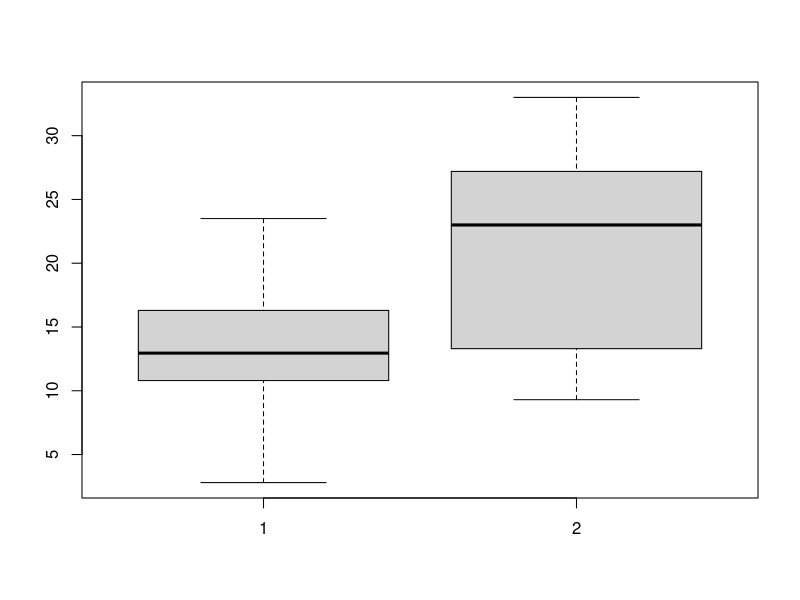
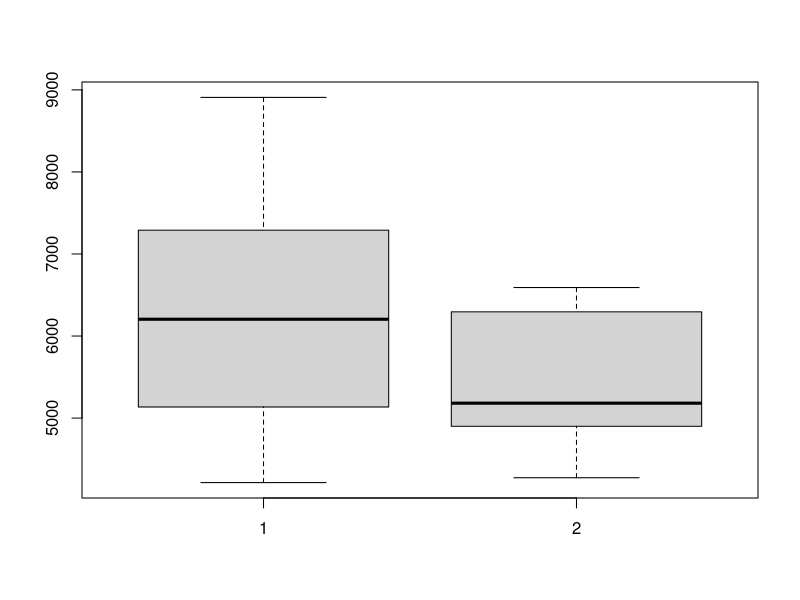

Recreate these plots in R, in order.
###Exercicio 1
#Um ALUNO DE PIBIC DA UnB TEM QUE VERIFICAR SE SUA POPULACAO DE AVES 
#PERTENCE A UMA POPULACAO CUJA MEDIA DE TAMANHO DAS ASAS   E 2.2


dados <- c(1.6,3.4,2.3,4.1,4.2,6.6,1.7,4.3)
shapiro.test(dados)
t.test(dados, mu=2.2)
#consideramos que pertencem a diferentes populações porque o valor de p é maior que 0,5 apesar de apresentar uma valor muito próximo 
###Exercicio 2
#Em um estudo, as seguintes aves de dois locais tiveram suas asas medidas  para verificar se sao da
#mesma populacao
local1=c(16.3,21.2,15.0,10.8,13.9,23.5, 11.0,6.4,2.8,12.0)
local2=c(13.3,21.6,27.2,21.7,26.7,33.0,10.9,29.6,9.3,24.3)
#Veja se hß uma diferenþa significativa entre as populacoes dos dois locais usando  a analiise correta
#lembrando de  verificar os pre requisitos necessarios para tal analise
  shapiro.test(local1)
  shapiro.test(local2)
  #Como o valor de p é maior que 0,05 aceitamos a hipotese que as distrbuições são normais
var.test(local1, local2)
#como o valor de p é 0.44, maior que 5%, aceitamos a hipotese que as especies são de populações diferentes
boxplot(local1,local2)
#podemos observar graficamente com o boxplot
###Exercicio 3
#Uma pesquisadora quer verificar se determinada racao tem efeito sobre o peso de frangos.
#Com isso ele gerou dois bancos de dados: um antes da utilizacao da racao e outro depois.
#Verifique se de fato a racao tem efeito significativo sobre essa populacao aplicando
#o teste  correto,lembrando de  verificar os pre requisitos necessarios para tal analise. Cada individuo está pareado na sequencia antes e depois, ou seja o primeiro peso de cada sequencia corresponde ao individuo 1, o segundo ao individuo 2, e assim por diante.


antes=c(5166,6080,7290,7031,6700,8908,4214,5135,5002,4900,8043,6205,8800)
depois=c(6310,6295,4497,5182,4273,6591,6425,4600,5407,5509,4900,5100,4900)
shapiro.test(antes)
shapiro.test(depois)
var.test(antes, depois)
boxplot(antes,depois)
#Como o valor de p é menor que 0,05 podemos considerar que não há um efeito significativo da ração no peso dos frangos 